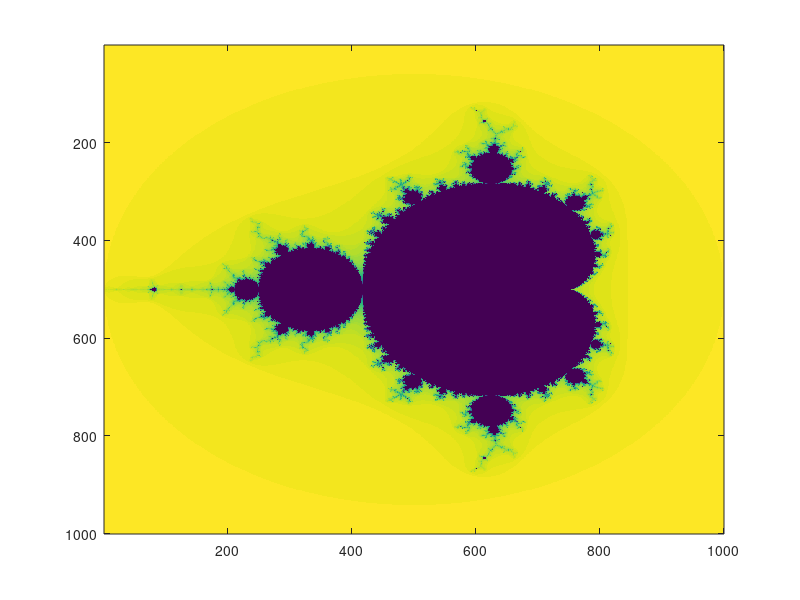

The MATLAB source for this figure:
function [] = mandelbrot()
[X,Y]=meshgrid(linspace(-2,1, 1000), linspace(-1.5,1.5,1000));
C=X+1i*Y;
Z=zeros(1000);
K=zeros(1000);

for k = 1:100
    Z=Z.^2+C;
    K(and(abs(Z)>2, K==0)) = 100-k;
end

imagesc(K);